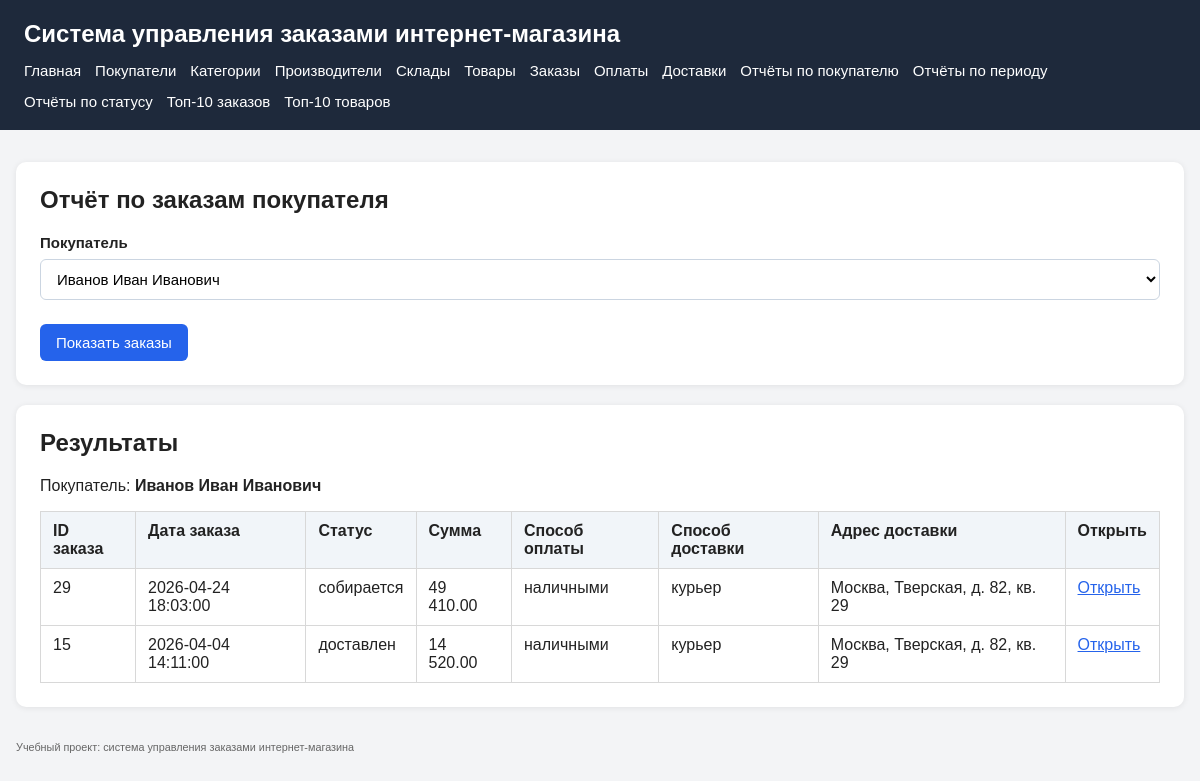
Page /reports/orders_by_customer.php?customer_id=1 on the committed database.
### tables this page shows
CREATE TABLE customers (
    customer_id INT UNSIGNED NOT NULL AUTO_INCREMENT,
    last_name VARCHAR(100) NOT NULL,
    first_name VARCHAR(100) NOT NULL,
    middle_name VARCHAR(100) NULL,
    phone VARCHAR(20) NOT NULL,
    email VARCHAR(255) NULL,
    city VARCHAR(100) NOT NULL,
    street VARCHAR(150) NOT NULL,
    house VARCHAR(20) NOT NULL,
    apartment VARCHAR(20) NULL,
    postal_code VARCHAR(20) NOT NULL,
    PRIMARY KEY (customer_id),
    UNIQUE KEY uk_customers_email (email),
    KEY idx_customers_phone (phone)
);

CREATE TABLE orders (
    order_id INT UNSIGNED NOT NULL AUTO_INCREMENT,
    order_date DATETIME NOT NULL,
    status VARCHAR(30) NOT NULL,
    total_amount DECIMAL(10,2) NOT NULL DEFAULT 0.00,
    customer_id INT UNSIGNED NOT NULL,
    payment_method VARCHAR(50) NOT NULL,
    delivery_method VARCHAR(50) NOT NULL,
    delivery_address VARCHAR(255) NOT NULL,
    PRIMARY KEY (order_id),
    KEY idx_orders_customer (customer_id),
    KEY idx_orders_date (order_date),
    KEY idx_orders_status (status),
    CONSTRAINT fk_orders_customer
        FOREIGN KEY (customer_id) REFERENCES customers(customer_id)
        ON UPDATE CASCADE
        ON DELETE RESTRICT
);

### src/includes/db.php (called while the page is built, shortened)
<?php
$configPath = __DIR__ . '/../config/config.local.php';
if (!file_exists($configPath)) {
    $configPath = __DIR__ . '/../config/config.example.php';
}
$config = require $configPath;
function app_config(): array
{
    global $config;
    return $config;
}
function base_url(string $path = ''): string
{
    $config = app_config();
    $base = rtrim($config['app']['base_url'] ?? '', '/');
    return $base . '/' . ltrim($path, '/');
}
function db(): PDO
{
    $config = app_config();
    $db = $config['db'];
    $dsn = sprintf(
        'mysql:host=%s;port=%d;dbname=%s;charset=%s',
        $db['host'],
        $db['port'],
        $db['name'],
        $db['charset']
    );
    $pdo = new PDO($dsn, $db['user'], $db['pass'], [
        PDO::ATTR_ERRMODE => PDO::ERRMODE_EXCEPTION,
        PDO::ATTR_DEFAULT_FETCH_MODE => PDO::FETCH_ASSOC,
        PDO::ATTR_EMULATE_PREPARES => false,
    ]);
    return $pdo;
}

### src/config/config.example.php (called while the page is built)
<?php
return [
    'app' => [
        'base_url' => getenv('APP_BASE_URL') ?: '',
        'name' => getenv('APP_NAME') ?: 'Система управления заказами интернет-магазина',
    ],
    'db' => [
        'host' => getenv('DB_HOST') ?: 'db',
        'port' => (int)(getenv('DB_PORT') ?: 3306),
        'name' => getenv('DB_NAME') ?: 'shop_orders',
        'user' => getenv('DB_USER') ?: 'shop_user',
        'pass' => getenv('DB_PASSWORD') ?: '',
        'charset' => getenv('DB_CHARSET') ?: 'utf8mb4',
    ],
];

### src/reports/orders_by_customer.php (the view, shortened to what this page needs)
<?php
require_once __DIR__ . '/../includes/header.php';
$errorMessage = null;
$customers = [];
$orders = [];
$selectedCustomerId = (int)($_GET['customer_id'] ?? 0);
$selectedCustomerName = '';
try {
    $pdo = db();
    $customers = $pdo->query(
        'SELECT
            customer_id,
            last_name,
            first_name,
            middle_name
         FROM customers
         ORDER BY last_name ASC, first_name ASC, middle_name ASC'
    )->fetchAll();
    if ($selectedCustomerId > 0) {
        $customerStmt = $pdo->prepare(
            'SELECT
                customer_id,
                last_name,
                first_name,
                middle_name
             FROM customers
             WHERE customer_id = :customer_id'
        );
        $customerStmt->execute([
            ':customer_id' => $selectedCustomerId,
        ]);
        $customer = $customerStmt->fetch();
        if (!$customer) {
            $errorMessage = 'Покупатель не найден.';
        } else {
            $selectedCustomerName = trim(
                (string)$customer['last_name'] . ' ' .
                (string)$customer['first_name'] . ' ' .
                (string)($customer['middle_name'] ?? '')
            );
            $ordersStmt = $pdo->prepare(
                'SELECT
                    o.order_id,
                    o.order_date,
                    o.status,
                    o.total_amount,
                    o.payment_method,
                    o.delivery_method,
                    o.delivery_address
                 FROM orders o
                 WHERE o.customer_id = :customer_id
                 ORDER BY o.order_date DESC, o.order_id DESC'
            );
            $ordersStmt->execute([
                ':customer_id' => $selectedCustomerId,
            ]);
            $orders = $ordersStmt->fetchAll();
        }
    }
} catch (Throwable $e) {
    $errorMessage = $e->getMessage();
}
require_once __DIR__ . '/../includes/menu.php';
?>
<main>
    <section class="card">
        <h2>Отчёт по заказам покупателя</h2>
        <?php if (empty($customers)): ?>
            <div class="error-box">
                <strong>Ошибка:</strong> В системе нет покупателей.
            </div>
        <?php else: ?>
            <form method="get" action="<?= htmlspecialchars(base_url('reports/orders_by_customer.php'), ENT_QUOTES, 'UTF-8') ?>">
                <div class="form-grid">
                    <div class="form-group form-group-full">
                        <label for="customer_id">Покупатель</label>
                        <select id="customer_id" name="customer_id" required>
                            <?php foreach ($customers as $customer): ?>
                                <?php
                                $fullName = trim(
                                    (string)$customer['last_name'] . ' ' .
                                    (string)$customer['first_name'] . ' ' .
                                    (string)($customer['middle_name'] ?? '')
                                );
                                ?>
                                <option
                                    value="<?= (int)$customer['customer_id'] ?>"
                                    <?= $selectedCustomerId === (int)$customer['customer_id'] ? 'selected' : '' ?>
                                >
                                    <?= htmlspecialchars($fullName, ENT_QUOTES, 'UTF-8') ?>
                                </option>
                            <?php endforeach; ?>
                        </select>
                    </div>
                </div>
                <div class="form-actions">
                    <button type="submit">Показать заказы</button>
                </div>
            </form>
        <?php endif; ?>
    </section>
    <?php if ($selectedCustomerId > 0 && $errorMessage === null): ?>
        <section class="card">
            <h2>Результаты</h2>
            <p>
                Покупатель:
                <strong><?= htmlspecialchars($selectedCustomerName, ENT_QUOTES, 'UTF-8') ?></strong>
            </p>
            <?php if (empty($orders)): ?>
                <p>У выбранного покупателя заказов нет.</p>
            <?php else: ?>
                <table>
                    <thead>
                        <tr>
                            <th>ID заказа</th>
                            <th>Дата заказа</th>
                            <th>Статус</th>
                            <th>Сумма</th>
                            <th>Способ оплаты</th>
                            <th>Способ доставки</th>
                            <th>Адрес доставки</th>
                            <th>Открыть</th>
                        </tr>
                    </thead>
                    <tbody>
                        <?php foreach ($orders as $order): ?>
                            <tr>
                                <td><?= (int)$order['order_id'] ?></td>
                                <td><?= htmlspecialchars((string)$order['order_date'], ENT_QUOTES, 'UTF-8') ?></td>
                                <td><?= htmlspecialchars((string)$order['status'], ENT_QUOTES, 'UTF-8') ?></td>
                                <td><?= number_format((float)$order['total_amount'], 2, '.', ' ') ?></td>
                                <td><?= htmlspecialchars((string)$order['payment_method'], ENT_QUOTES, 'UTF-8') ?></td>
                                <td><?= htmlspecialchars((string)$order['delivery_method'], ENT_QUOTES, 'UTF-8') ?></td>
                                <td><?= htmlspecialchars((string)$order['delivery_address'], ENT_QUOTES, 'UTF-8') ?></td>
                                <td>
                                    <a href="<?= htmlspecialchars(base_url('orders/view.php?id=' . (int)$order['order_id']), ENT_QUOTES, 'UTF-8') ?>">
                                        Открыть
                                    </a>
                                </td>
                            </tr>
                        <?php endforeach; ?>
                    </tbody>
                </table>
            <?php endif; ?>
        </section>
    <?php endif; ?>
</main>
<?php require_once __DIR__ . '/../includes/footer.php'; ?>

### src/assets/css/style.css (style rules this page uses)
* { box-sizing: border-box; }
body { margin: 0; padding: 0; font-family: Arial, sans-serif; background: #f3f4f6; color: #222; }
main { max-width: 1200px; margin: 32px auto; padding: 0 16px; }
.card { background: #fff; border-radius: 10px; padding: 24px; margin-bottom: 20px; box-shadow: 0 1px 6px rgba(0, 0, 0, 0.08); }
.card h2 { margin-top: 0; margin-bottom: 20px; font-size: 24px; }
table { width: 100%; border-collapse: collapse; background: #fff; }
table th, table td { border: 1px solid #d8d8d8; padding: 10px 12px; text-align: left; vertical-align: top; }
table th { background: #f1f5f9; font-weight: 700; }
a { color: #2563eb; }
.form-grid { display: grid; grid-template-columns: repeat(2, minmax(280px, 1fr)); gap: 18px 24px; margin-top: 20px; }
.form-group { display: flex; flex-direction: column; }
.form-group-full { grid-column: 1 / -1; }
label { display: block; margin-bottom: 8px; font-weight: 600; font-size: 15px; }
input[type="text"], input[type="email"], input[type="number"], input[type="date"], input[type="datetime-local"], select, textarea { width: 100%; padding: 10px 12px; border: 1px solid #cbd5e1; border-radius: 6px; font-size: 15px; background: #fff; }
.form-actions { margin-top: 24px; display: flex; gap: 12px; align-items: center; }
button, .btn { display: inline-block; padding: 10px 16px; border: none; border-radius: 6px; background: #2563eb; color: #fff; font-size: 15px; text-decoration: none; cursor: pointer; }

### rows in the picture
customers: selectedCustomerName "Иванов Иван Иванович"
orders: order_id "29", order_date "2026-04-24 18:03:00", status "собирается", total_amount "49 410.00", payment_method "наличными", delivery_method "курьер", delivery_address "Москва, Тверская, д. 82, кв. 29"
orders: order_id "15", order_date "2026-04-04 14:11:00", status "доставлен", total_amount "14 520.00", payment_method "наличными", delivery_method "курьер", delivery_address "Москва, Тверская, д. 82, кв. 29"

### other values in the picture
app_config()['app']['name'] "Система управления заказами интернет-магазина"
form field customer_id "Иванов Иван Иванович"
